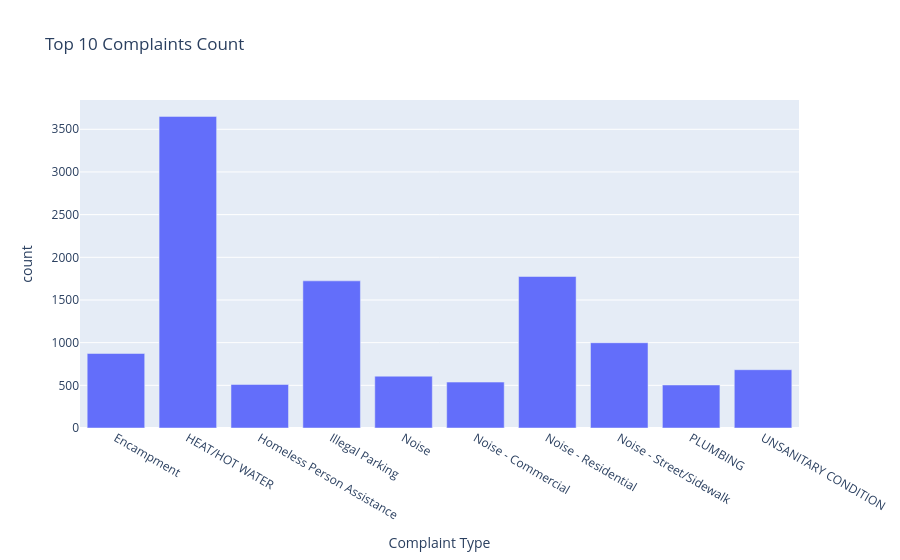

Notebook cell for this chart:
### Markdown cell above
# Visualization Technique - Bar Chart - Complaint Type
### A line chart is used to visualize the number of complaints over time. This type of chart is well-suited for time series data because it makes it easy to identify trends, spikes, and changes across a continuous time axis.
### In this dashboard, the line chart serves as the overall “trend view,” showing how complaint volume changes throughout the selected date range

### Code cell
top_types = cleaned_df["Complaint Type"].value_counts().nlargest(10).index
filtered_df = cleaned_df[cleaned_df["Complaint Type"].isin(top_types)]
complaint_type_counts = filtered_df.groupby('Complaint Type').size().reset_index(name="count")
bar_chart = px.bar(complaint_type_counts, x='Complaint Type',y='count', title = 'Top 10 Complaints Count')
#bar_chart.show()

### Figure 1 — Plotly figure (JSON) as saved in the notebook; plotly's stock layout.template omitted (floating-point values rounded to 4 significant figures)
{"data": [{"hovertemplate": "Complaint Type=%{x}<br>count=%{y}<extra></extra>", "legendgroup": "", "marker": {"color": "#636efa", "pattern": {"shape": ""}}, "name": "", "orientation": "v", "showlegend": false, "textposition": "auto", "type": "bar", "x": ["Encampment", "HEAT/HOT WATER", "Homeless Person Assistance", "Illegal Parking", "Noise", "Noise - Commercial", "Noise - Residential", "Noise - Street/Sidewalk", "PLUMBING", "UNSANITARY CONDITION"], "xaxis": "x", "y": [873, 3651, 510, 1724, 607, 538, 1775, 999, 504, 683], "yaxis": "y"}], "layout": {"barmode": "relative", "legend": {"tracegroupgap": 0}, "title": {"text": "Top 10 Complaints Count"}, "xaxis": {"anchor": "y", "domain": [0, 1], "title": {"text": "Complaint Type"}}, "yaxis": {"anchor": "x", "domain": [0, 1], "title": {"text": "count"}}}}
